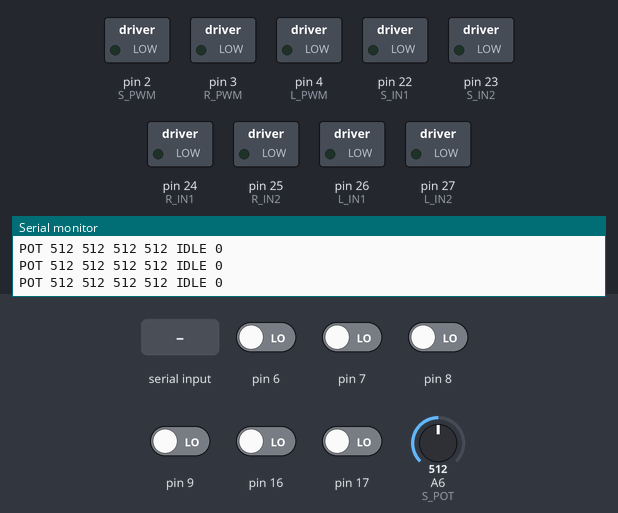
This sketch was run on a simulated Arduino Mega 2560, built with avr-gcc and run on an emulated ATmega2560. On the bench: switched loads named in the sketch (green lamp = pin HIGH), the last lines printed to the serial monitor. Dashed ring = blinking. The inputs (shaded band) are chosen by the test bench; at power-on: pin 6–9, pin 16, pin 17 LOW, A6 (S_POT) = 512.

Above: at 1.2 s.
1.3 s: "g,45\n" received over Serial
At 1.7 s:
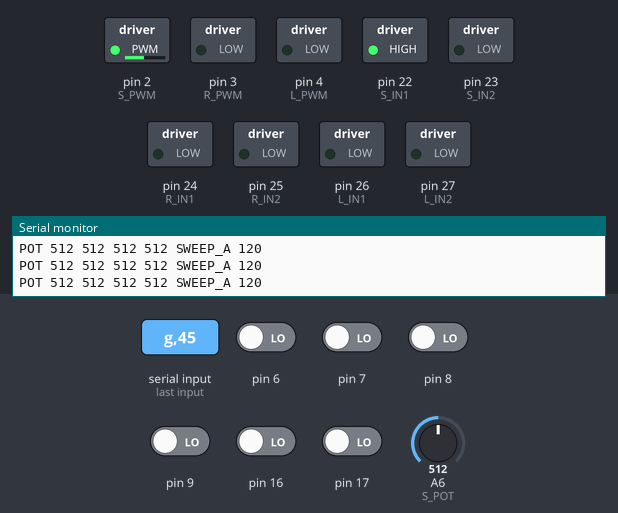
At 2.6 s:
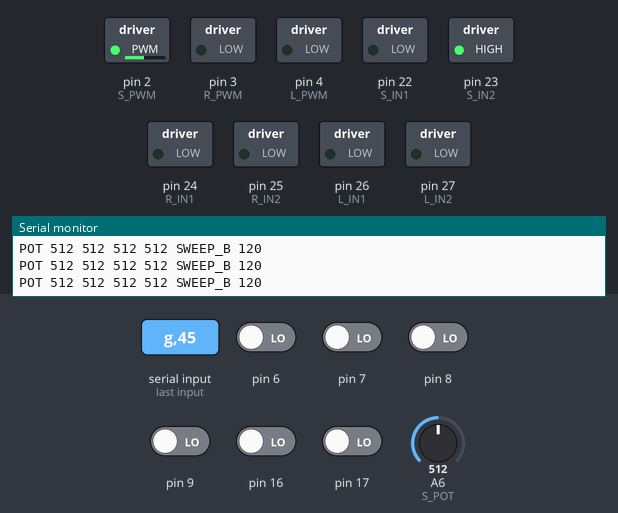
4.4 s: "0" received over Serial
Timing chart, 0 to 7.4 s (numbered marks = the images above; inputs shaded):
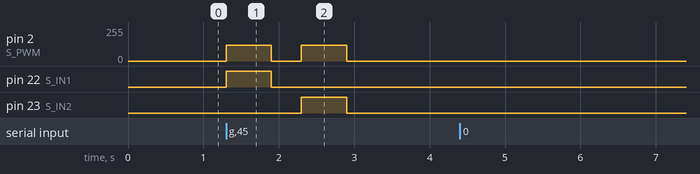

The sketch:

steer_pot_calibrate.ino
```cpp
/*
 * steer_pot_calibrate.ino — 조향을 좌/우 기계 끝단까지 자동으로 쓸어(sweep)
 *   POT(A6)의 min/max/중앙을 뽑는 "재실행 가능한" 캘리브레이션 스케치.
 *
 * 왜 별도 파일인가:
 *   끝단 저항값은 물리적 이슈(링키지 유격, POT 미끄러짐, 재장착)로 드리프트한다.
 *   그래서 수동 l/r(steer_pot_test.ino)로 매번 손으로 끝까지 미는 대신, 명령 한 번에
 *   자동으로 양 끝을 재측정하고 요약을 뱉는 도구가 필요하다. 폐루프 매핑을 갱신할 때마다
 *   이 스케치를 다시 올려 돌리면 된다.
 *
 * ⚠️ 진단/캘리브레이션 전용 — 폐루프 제어 아님(목표각 추종 없음).
 *    구동(주행) 모터는 부팅 시 끄고 이후 절대 건드리지 않는다 — 차는 안 움직인다.
 *
 * 끝단 검출 방식:
 *   기계 끝단에 닿으면 POT 값이 더 이상 변하지 않는다 → 스톨 감지(STALL_WINDOW_MS 동안
 *   med5 변화 < STALL_MIN_DELTA)로 "끝에 도달"을 판정하고 즉시 정지·기록한다.
 *   (POT이 죽어 있어도 스톨로 걸려 안전. 단 그 경우 span이 0에 가까워 경고를 낸다.)
 *
 * ── 시리얼 명령 (115200) ─────────────────────────────────────────
 *   g   자동 캘리브레이션 시작 (DIR_A 끝 → DIR_B 끝 → 중앙 복귀 → 요약)
 *   s   즉시 중단/정지 (언제든)
 *   +/- 스윕 PWM 5씩 증감           p<n> 스윕 PWM 직접 지정 (예: p90)
 *   c   마지막 요약 다시 출력
 *
 *   ※ DIR_A/DIR_B는 드라이버 극성일 뿐 물리 좌/우가 아니다. 어느 쪽이 실제 좌회전인지는
 *     요약의 endA/endB와 바퀴를 눈으로 보고 확정할 것.
 *
 * ── 출력 (매 20ms, 50Hz) ─────────────────────────────────────────
 *   POT <raw> <med5> <min> <max> <phase> <pwm>
 *   EVENT ...            단계 전이/끝단 기록/경고
 *   SUMMARY min=.. max=.. span=.. mid=.. endA=.. endB=..   최종 결과
 */

// ── 핀 (steer_pot_test.ino와 동일, 사용자 확정 배선) ──
const int S_PWM = 2;
const int S_IN1 = 22;
const int S_IN2 = 23;
const int S_POT = A6;

// 구동 모터 — 부팅 시 끄기만 하고 이후 사용하지 않음
const int R_PWM = 3, R_IN1 = 24, R_IN2 = 25;
const int L_PWM = 4, L_IN1 = 26, L_IN2 = 27;

// ── 파라미터 ──
int steerPwm              = 120;   // 스윕 PWM. +/- 또는 p<n> 으로 조정
const int PWM_MIN         = 40;
const int PWM_MAX         = 200;

const unsigned long STALL_WINDOW_MS = 600;   // 이 시간 동안
const int           STALL_MIN_DELTA = 3;     // 이만큼도 안 변하면 끝단(스톨)
const unsigned long MAX_PHASE_MS    = 6000;  // 한 단계 최대 구동(안전 상한)
const unsigned long SETTLE_MS       = 400;   // 끝단 정지 후 값 안정화 대기
const unsigned long REPORT_MS       = 20;    // 50Hz 보고
const int           CENTER_DEADBAND = 8;     // 중앙 복귀 허용 오차(카운트)
const unsigned long CENTER_TIMEOUT_MS = 4000;

// ── 상태 ──
enum Phase { P_IDLE, P_SWEEP_A, P_SETTLE_A, P_SWEEP_B, P_SETTLE_B, P_CENTER, P_DONE, P_ABORT };
Phase phase = P_IDLE;

unsigned long tPhaseStart = 0, tReport = 0, tStallRef = 0, tSettle = 0;
int potAtStallRef = 0;
int potMin = 1023, potMax = 0;
int endA = -1, endB = -1;        // DIR_A / DIR_B 끝단 ADC
int centerTarget = -1;

int medBuf[5] = {0, 0, 0, 0, 0};
int medIdx = 0;

int median5() {
  int a[5];
  for (int i = 0; i < 5; i++) a[i] = medBuf[i];
  for (int i = 1; i < 5; i++) {
    int k = a[i], j = i - 1;
    while (j >= 0 && a[j] > k) { a[j + 1] = a[j]; j--; }
    a[j + 1] = k;
  }
  return a[2];
}

void steerStop() {
  analogWrite(S_PWM, 0);
  digitalWrite(S_IN1, LOW);
  digitalWrite(S_IN2, LOW);
}

void steerA(int pwm) {           // S_IN1 HIGH  (= DIR_A)
  digitalWrite(S_IN1, HIGH);
  digitalWrite(S_IN2, LOW);
  analogWrite(S_PWM, pwm);
}

void steerB(int pwm) {           // S_IN2 HIGH  (= DIR_B)
  digitalWrite(S_IN1, LOW);
  digitalWrite(S_IN2, HIGH);
  analogWrite(S_PWM, pwm);
}

void driveMotorsOff() {
  analogWrite(R_PWM, 0); analogWrite(L_PWM, 0);
  digitalWrite(R_IN1, LOW); digitalWrite(R_IN2, LOW);
  digitalWrite(L_IN1, LOW); digitalWrite(L_IN2, LOW);
}

void enterPhase(Phase p) {
  phase = p;
  tPhaseStart = millis();
  tStallRef = millis();
  potAtStallRef = median5();
}

void printSummary() {
  int span = (endA >= 0 && endB >= 0) ? abs(endA - endB) : (potMax - potMin);
  Serial.print("SUMMARY min="); Serial.print(potMin);
  Serial.print(" max="); Serial.print(potMax);
  Serial.print(" span="); Serial.print(span);
  Serial.print(" mid="); Serial.print((potMin + potMax) / 2);
  Serial.print(" endA="); Serial.print(endA);
  Serial.print(" endB="); Serial.println(endB);
  if (span < 40) {
    Serial.println("EVENT WARN span too small -- POT may be dead/uncoupled or PWM too low");
  }
}

// 스톨(끝단) 도달 여부: STALL_WINDOW_MS 동안 med 변화가 STALL_MIN_DELTA 미만.
// true 반환 시 caller가 끝단으로 확정한다. 창(window)마다 기준값을 갱신한다.
bool stalled(int med, unsigned long now) {
  if (now - tStallRef < STALL_WINDOW_MS) return false;
  bool s = abs(med - potAtStallRef) < STALL_MIN_DELTA;
  tStallRef = now;
  potAtStallRef = med;
  return s;
}

void setup() {
  Serial.begin(115200);
  Serial.setTimeout(20);

  pinMode(S_PWM, OUTPUT); pinMode(S_IN1, OUTPUT); pinMode(S_IN2, OUTPUT);
  pinMode(R_PWM, OUTPUT); pinMode(R_IN1, OUTPUT); pinMode(R_IN2, OUTPUT);
  pinMode(L_PWM, OUTPUT); pinMode(L_IN1, OUTPUT); pinMode(L_IN2, OUTPUT);
  pinMode(S_POT, INPUT);

  steerStop();
  driveMotorsOff();

  int v = analogRead(S_POT);
  for (int i = 0; i < 5; i++) medBuf[i] = v;
  potMin = potMax = v;
  potAtStallRef = v;

  unsigned long now = millis();
  tPhaseStart = tReport = tStallRef = now;

  Serial.println("STEERPOT CALIBRATE READY  cmds: g(start) s(stop) +/- p<n> c");
}

void handleSerial() {
  while (Serial.available() > 0) {
    char c = Serial.read();
    if (c == 'g' || c == 'G') {
      // 새 캘리브레이션 시작 — 범위/끝단 초기화 후 DIR_A 스윕
      potMin = potMax = median5();
      endA = endB = -1;
      Serial.println("EVENT start sweep DIR_A");
      enterPhase(P_SWEEP_A);
    } else if (c == 's' || c == 'S' || c == '0') {
      steerStop();
      phase = P_ABORT;
      Serial.println("EVENT abort (user stop)");
    } else if (c == '+') {
      steerPwm = min(PWM_MAX, steerPwm + 5);
      Serial.print("PWM "); Serial.println(steerPwm);
    } else if (c == '-') {
      steerPwm = max(PWM_MIN, steerPwm - 5);
      Serial.print("PWM "); Serial.println(steerPwm);
    } else if (c == 'p' || c == 'P') {
      long v = Serial.parseInt();
      if (v > 0) { steerPwm = constrain((int)v, PWM_MIN, PWM_MAX);
                   Serial.print("PWM "); Serial.println(steerPwm); }
    } else if (c == 'c' || c == 'C') {
      printSummary();
    }
  }
}

void loop() {
  unsigned long now = millis();

  // POT 샘플링 (매 루프)
  medBuf[medIdx] = analogRead(S_POT);
  medIdx = (medIdx + 1) % 5;
  int med = median5();
  if (med < potMin) potMin = med;
  if (med > potMax) potMax = med;

  handleSerial();

  // ── 단계별 로직 ──
  switch (phase) {
    case P_SWEEP_A:
      if (now - tPhaseStart > MAX_PHASE_MS) {          // 안전 상한
        steerStop(); endA = med; tSettle = now;
        Serial.print("EVENT endA(timeout)="); Serial.println(endA);
        enterPhase(P_SETTLE_A);
      } else if (stalled(med, now)) {                   // 끝단 도달
        steerStop(); tSettle = now;
        Serial.println("EVENT DIR_A end reached");
        enterPhase(P_SETTLE_A);
      }
      break;

    case P_SETTLE_A:
      if (now - tSettle >= SETTLE_MS) {                 // 값 안정화 후 기록
        endA = med;
        Serial.print("EVENT endA="); Serial.println(endA);
        Serial.println("EVENT start sweep DIR_B");
        enterPhase(P_SWEEP_B);
      }
      break;

    case P_SWEEP_B:
      if (now - tPhaseStart > MAX_PHASE_MS) {
        steerStop(); tSettle = now;
        Serial.println("EVENT DIR_B stop (timeout)");
        enterPhase(P_SETTLE_B);
      } else if (stalled(med, now)) {
        steerStop(); tSettle = now;
        Serial.println("EVENT DIR_B end reached");
        enterPhase(P_SETTLE_B);
      }
      break;

    case P_SETTLE_B:
      if (now - tSettle >= SETTLE_MS) {
        endB = med;
        Serial.print("EVENT endB="); Serial.println(endB);
        printSummary();
        // 중앙 복귀 준비 (측정 끝단으로 방향 부호 결정)
        centerTarget = (potMin + potMax) / 2;
        Serial.print("EVENT centering to "); Serial.println(centerTarget);
        enterPhase(P_CENTER);
      }
      break;

    case P_CENTER: {
      // 중앙 목표로 복귀: endA/endB로 "med를 줄이는 방향"을 안다.
      //   endA < endB 이면 DIR_A가 med를 줄인다 (그 반대면 DIR_B).
      if (now - tPhaseStart > CENTER_TIMEOUT_MS) {
        steerStop(); phase = P_DONE;
        Serial.println("EVENT center timeout -- stopped");
        break;
      }
      int err = med - centerTarget;                     // >0: 너무 큼 → 줄여야
      if (abs(err) <= CENTER_DEADBAND) {
        steerStop(); phase = P_DONE;
        Serial.print("EVENT centered pot="); Serial.println(med);
        break;
      }
      bool dirA_decreases = (endA <= endB);
      bool needDecrease = err > 0;
      bool useA = (needDecrease == dirA_decreases);
      if (useA) steerA(steerPwm); else steerB(steerPwm);
      break;
    }

    case P_IDLE:
    case P_DONE:
    case P_ABORT:
    default:
      steerStop();
      break;
  }

  // 스윕 중 모터 출력 유지 (P_CENTER는 위에서 직접 구동)
  if (phase == P_SWEEP_A) steerA(steerPwm);
  else if (phase == P_SWEEP_B) steerB(steerPwm);

  // ── 보고 ──
  if (now - tReport >= REPORT_MS) {
    tReport = now;
    const char* pn =
      phase == P_IDLE     ? "IDLE"   :
      phase == P_SWEEP_A  ? "SWEEP_A":
      phase == P_SETTLE_A ? "SETTLE_A":
      phase == P_SWEEP_B  ? "SWEEP_B":
      phase == P_SETTLE_B ? "SETTLE_B":
      phase == P_CENTER   ? "CENTER" :
      phase == P_DONE     ? "DONE"   : "ABORT";
    bool driving = (phase == P_SWEEP_A || phase == P_SWEEP_B || phase == P_CENTER);
    Serial.print("POT "); Serial.print(analogRead(S_POT)); Serial.print(' ');
    Serial.print(med); Serial.print(' ');
    Serial.print(potMin); Serial.print(' '); Serial.print(potMax); Serial.print(' ');
    Serial.print(pn); Serial.print(' ');
    Serial.println(driving ? steerPwm : 0);
  }
}
```

Measured:
- after the input at 1.3 s, pin 2 (S_PWM): alternates 120/255 for 0.60 s and 0/255 for 0.40 s, 4 changes in all, then stays 0/255, starting at once; pin 22 (S_IN1): LOW → HIGH at once, → LOW 0.60 s later; pin 23 (S_IN2): LOW → HIGH after 1.0 s, → LOW 0.60 s later
